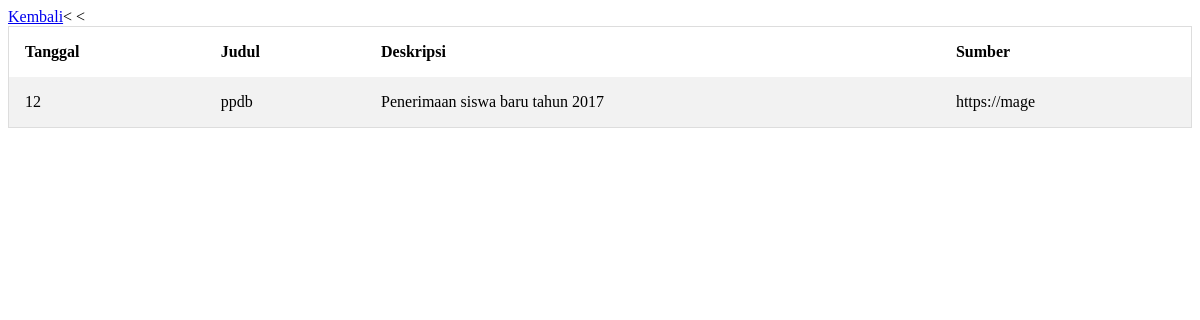
The page /selectTableGalery.php on the database its author committed.
### tables this page shows
CREATE TABLE `kegiatan` (
  `id` int(11) NOT NULL,
  `judul` varchar(30) NOT NULL,
  `deskripsi` varchar(50) NOT NULL,
  `sumber` varchar(20) NOT NULL
);

### selectTableGalery.php (the view)
<html>
<head>
<link rel="stylesheet" type="text/css" href="styleLinkAdmin.css"/>
</head>
<body>
	<table>
		<a href="index.php" target="button">Kembali</a>
		<tr>
			<th> Tanggal</th>
			<th> Judul</th>
			<th> Deskripsi</th>
			<th> Sumber </th>
		</tr>
		<?php
		include "koneksi.php";
		$query = "SELECT * FROM kegiatan";
		$result = mysqli_query($connect, $query);
		if(mysqli_num_rows($result) > 0){
			while($row = mysqli_fetch_array($result)){
				?>
				<tr>
					<td> <?php echo $row["id"] ?> </td><
					<td> <?php echo $row["judul"] ?> </td><
					<td> <?php echo $row["deskripsi"] ?></td>
					<td> <?php echo $row["sumber"] ?></td>
					<?php
			}
		}
		else{
			echo " 0 results";
		}
		?>
	</table>
</body>
</html>

### styleLinkAdmin.css (style rules this page uses)
table { border-collapse: collapse; border-spacing: 0; width: 100%; border:1px solid #ddd; }
th, td { text-align: left; padding: 16px; }
tr:nth-child(even) { background-color:#f2f2f2 }

### rows shown on the page
kegiatan: id "12", judul "ppdb", deskripsi "Penerimaan siswa baru tahun 2017", sumber "https://mage"
